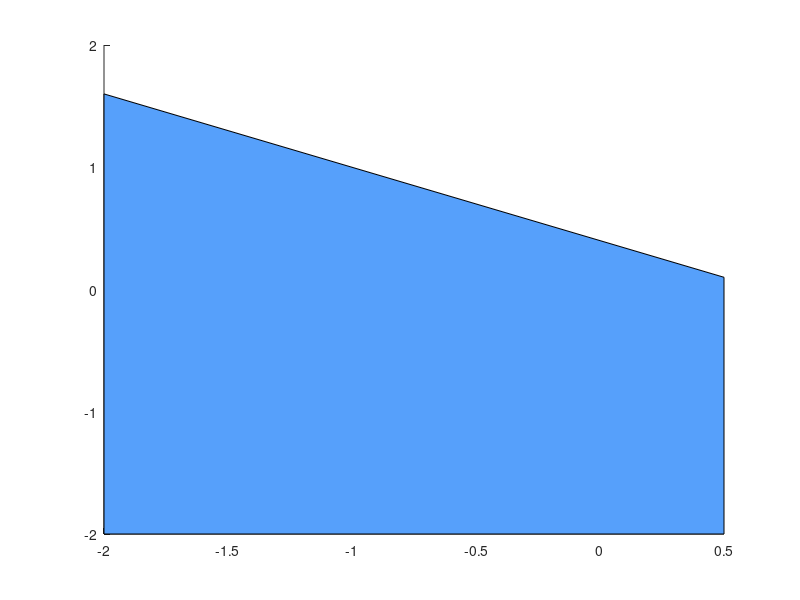

Recreate this plot in MATLAB. (Note: this script raises an error after producing the figure.)
%基于CriticalCondition

clc;clear

v1 = [-2 -2;0.5 -2;0.5 0.1;-2 1.6];
f1 = [1 2 3 4];
patch('Faces',f1,'Vertices',v1,'FaceColor',[86,160,251]/255);
hold on


syms k1 k3
%系统参数
a=2.5;b=1.5;h=1; 
rho=7;sigma=5;
d11=0.1;d12=0.1;
d21=d12*sigma;d22=d11*rho;

%变量参数
m1=b*h-1-k1;
m2=-d11-d22;
m3=d11*d22-d12*d21;
m4=-b*h*d11-a*h*d12-k3*d21+d22+k1*d22;
m5=-b*h-k1*b*h-k3*a*h;
m6=a*h;
m7=d21;

k3=solve(4*m3*(m5+m6)-(m4+m7)^2==0,k3);
k3_0=double(subs(k3,k1,-2:0.01:-0.5));

h=double(subs(0.4-0.6*k1,k1,-2:0.01:0.5));

fill([-2:0.01:-0.5 fliplr(-2:0.01:-0.5)],[k3_0(1,:) fliplr(k3_0(2,:))],[255 193 127]/255);

plot(-2:0.01:0.5,h,'-','linewidth',2,'color',[71,55,63]/255)
hold on
plot(-2:0.01:-0.5,k3_0,'-','linewidth',2,'color',[71,55,63]/255)
hold on
plot(-2:0.01:-0.5,k3_0,'-','linewidth',2,'color',[71,55,63]/255)
hold on
plot([0.5 0.5],[0.1 -2],'-','linewidth',2,'color',[71,55,63]/255)
hold on



text(0.53,-1.72,'$L_1$','Interpreter','latex','FontSize',15);
text(-1.9,1.68,'$L_2$','Interpreter','latex','FontSize',15);
text(-1.9,0.3,'$L_3$','Interpreter','latex','FontSize',15);
text(-1.2,-1.72,'$L_4$','Interpreter','latex','FontSize',15);


scatter(-3/5,19/25,200,'.','k')

text(-0.55,0.9,'$(-0.6,0.76)$','Interpreter','latex','FontSize',14);


axis([-2 1 -2 2])
xlabel('$k_1$','Interpreter','latex')
ylabel('$k_3$','Interpreter','latex')
legend('Stable range','Turing instability range','Interpreter','latex','fontsize',14);
set(gca,'linewidth',2,'fontsize',18,'fontname','Times');
box on
grid minor



% %%%%%% 求三个点
% solve((7*k1)/5 - 2*(- (2*k1)/5 - 1/5)^(1/2) + 6/5==-2,k1)
% subs((7*k1)/5 + 2*(- (2*k1)/5 - 1/5)^(1/2) + 6/5,k1,-2)
% solve((7*k1)/5 + 2*(- (2*k1)/5 - 1/5)^(1/2) + 6/5==0.4-0.6*k1,k1)
% subs((7*k1)/5 + 2*(- (2*k1)/5 - 1/5)^(1/2) + 6/5,k1,-3/5)
% k1=(10*39^(1/2))/49 - 132/49;k3=-2;
% k1=-3/5;k3=19/25;
% k1=-2;k3=(2*3^(1/2)*5^(1/2))/5 - 8/5;
% %%%%%%

